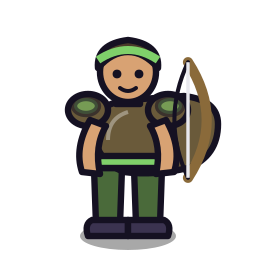
#> input picture mods/overhaul-vector/hd/class_archer.png, 256 x 256 px, given as the content of the folder ../mods/overhaul-vector/hd/class_archer.png, which was not available
$ python import-mod-art.py ../mods/overhaul-vector/hd/class_archer.png
#> lines starting #> are read from the running program, lines starting #| are printed output that depends on the picture; pictures that were not available may be replaced by others from this repository, and a replacement may not be noted
#!/usr/bin/env python3
"""
Imports the art generated for the two story mods.

    python3 tools/import-mod-art.py <stripped-source-folder>

Expects the magenta-background PNGs already caption-stripped (see
strip_caption in this file), and routes each file to the mod that owns it:

    mods/story-expansion/sprites/   The Hollow Crown  (foes, regions, POIs)
    mods/villain-arc/sprites/       The Crown's Shadow (villains, heroes)

Characters are cut out, trimmed, squared and saved at 256x256 WebP.
Backdrops are saved at 1600px wide, aspect preserved (the game cover-fits).
"""
import pathlib
import sys
from PIL import Image, ImageFilter

ROOT = pathlib.Path(__file__).resolve().parent.parent
CELL = 256
BG_WIDTH = 1600

STORY = ROOT / "mods" / "story-expansion" / "sprites"
VILLAIN = ROOT / "mods" / "villain-arc" / "sprites"


def owner(stem):
    """which mod does this file belong to?"""
#> in main, im is the input picture: PIL image 256x256 RGBA; mean R, G, B, A 25.7, 23.6, 19, 78.4
    if stem.startswith(("enemy_frost_revenant", "enemy_hollow_knight", "enemy_choir_wretch",
                        "bg_hollowmere", "bg_drownedchoir", "loc_hollowmere", "loc_drownedchoir",
                        "poi_hollowmere", "poi_drownedchoir")):
        return STORY
    return VILLAIN


# ------------------------------------------------------------------ cutout
def remove_flat_bg(im, tol=64):
    """Flood-fill from the border, treating near-magenta as background."""
#> called with tol = 64
    im = im.convert("RGBA")
    w, h = im.size
#> w = 256; h = 256
    px = im.load()

    def is_bg(c):
        r, g, b = c[0], c[1], c[2]
        # magenta field, plus the near-white frame some exports carry
        magenta = r > 150 and b > 130 and g < 130 and (r - g) > 60 and (b - g) > 50
        whiteish = r > 232 and g > 232 and b > 232
        return magenta or whiteish

    seen = bytearray(w * h)
    stack = []
    for x in range(w):
        stack.append((x, 0)); stack.append((x, h - 1))
    for y in range(h):
        stack.append((0, y)); stack.append((w - 1, y))
    while stack:
        x, y = stack.pop()
        if x < 0 or y < 0 or x >= w or y >= h: continue
        i = y * w + x
        if seen[i]: continue
        c = px[x, y]
        if not is_bg(c): continue
        seen[i] = 1
        px[x, y] = (0, 0, 0, 0)
        stack.extend(((x + 1, y), (x - 1, y), (x, y + 1), (x, y - 1)))
#> after the loop, stack = []
    # the flood fill cannot reach magenta trapped between limbs, so sweep the
    # whole image for the chroma-key colour afterwards. True magenta is never a
    # natural art colour, so this is safe.
    for y in range(h):
        for x in range(w):
            c = px[x, y]
            if c[3] and c[0] > 150 and c[2] > 130 and c[1] < 130 and (c[0]-c[1]) > 60 and (c[2]-c[1]) > 50:
                px[x, y] = (0, 0, 0, 0)
    return im


def drop_sparse_edges(im, min_frac=0.03):
    """Some exports leave a 1-2px line down the edge. Clear any column or row
    that is almost entirely transparent."""
#> called with min_frac = 0.03
    im = im.convert("RGBA"); w, h = im.size
#> after `w, h = im.size`: w = 256; h = 256
    px = im.load()
    for x in range(w):
        op = sum(1 for y in range(h) if px[x, y][3] > 24)
        if op < h * min_frac:
            for y in range(h): px[x, y] = (0, 0, 0, 0)
    for y in range(h):
        op = sum(1 for x in range(w) if px[x, y][3] > 24)
        if op < w * min_frac:
            for x in range(w): px[x, y] = (0, 0, 0, 0)
#> this loop made 256 passes
#> op on passes 1 to 3: 0, 0, 0
    return im


def trim(im, pad_frac=0.06):
#> called with pad_frac = 0.06
    bbox = im.getbbox()
#> bbox = (65, 37, 221, 250)
    if bbox: im = im.crop(bbox)
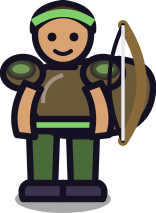
#> im: PIL image 156x213 RGBA; mean R, G, B, A 50.8, 46.5, 37.5, 154.6; transparent parts drawn white
    w, h = im.size
#> w = 156; h = 213
    side = int(max(w, h) * (1 + pad_frac * 2))
#> side = 238
    out = Image.new("RGBA", (side, side), (0, 0, 0, 0))
#> out: PIL image 238x238 RGBA; every value is 0
    out.paste(im, ((side - w) // 2, (side - h) // 2), im)
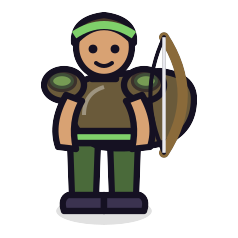
#> out: PIL image 238x238 RGBA; mean R, G, B, A 29.4, 27, 21.7, 89.2; transparent parts drawn white
    return out


def main():
    src = pathlib.Path(sys.argv[1])
    STORY.mkdir(parents=True, exist_ok=True)
    VILLAIN.mkdir(parents=True, exist_ok=True)
    for p in sorted(src.rglob("*.png")):
        stem = p.stem
        dest = owner(stem)
        im = Image.open(p)
        if stem.startswith("bg_"):
            w, h = im.size
            im = im.convert("RGB").resize((BG_WIDTH, max(1, round(h * BG_WIDTH / w))), Image.LANCZOS)
            out = dest / (stem + ".webp")
            im.save(out, "WEBP", quality=88, method=6)
            print(f"  backdrop  {stem:34} {im.size}  {out.stat().st_size//1024} KB  -> {dest.parent.name}")
        else:
            im = remove_flat_bg(im)
            im = drop_sparse_edges(im)
            im = trim(im).resize((CELL, CELL), Image.LANCZOS)
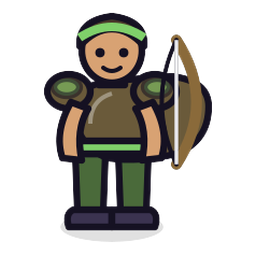
#> im: PIL image 256x256 RGBA; mean R, G, B, A 29.9, 27.4, 22.2, 89.1; transparent parts drawn white
            out = dest / (stem + ".webp")
            im.save(out, "WEBP", quality=90, method=6)
#> (the run stopped early here; a loop or call above may not have finished)
